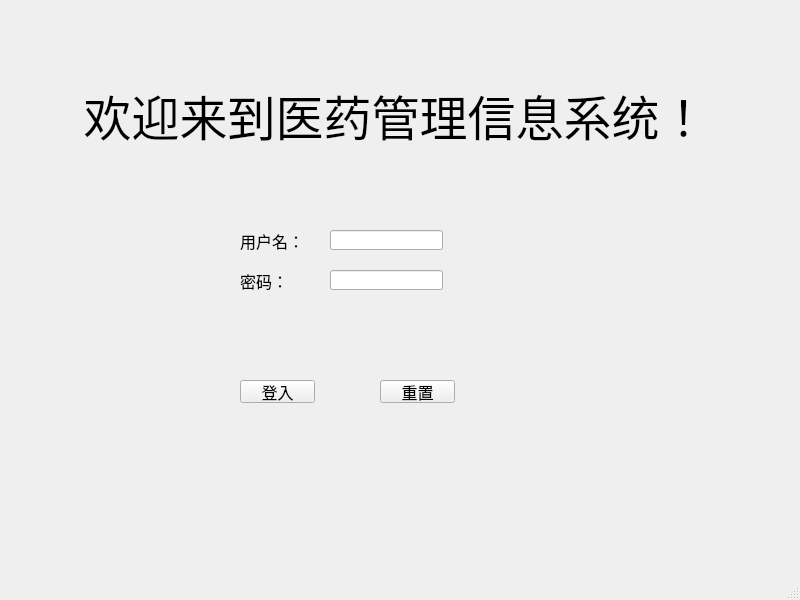
<?xml version="1.0" encoding="UTF-8"?>
<ui version="4.0">
 <class>MainWindow</class>
 <widget class="QMainWindow" name="MainWindow">
  <property name="geometry">
   <rect>
    <x>0</x>
    <y>0</y>
    <width>800</width>
    <height>600</height>
   </rect>
  </property>
  <property name="windowTitle">
   <string>医药管理系统</string>
  </property>
  <widget class="QWidget" name="centralwidget">
   <widget class="QPushButton" name="remitButton">
    <property name="geometry">
     <rect>
      <x>380</x>
      <y>380</y>
      <width>75</width>
      <height>23</height>
     </rect>
    </property>
    <property name="font">
     <font>
      <family>宋体</family>
      <pointsize>12</pointsize>
     </font>
    </property>
    <property name="text">
     <string>重置</string>
    </property>
   </widget>
   <widget class="QLabel" name="apass_label">
    <property name="geometry">
     <rect>
      <x>240</x>
      <y>270</y>
      <width>54</width>
      <height>21</height>
     </rect>
    </property>
    <property name="font">
     <font>
      <family>宋体</family>
      <pointsize>12</pointsize>
     </font>
    </property>
    <property name="text">
     <string>密码：</string>
    </property>
   </widget>
   <widget class="QPushButton" name="LoginButton">
    <property name="geometry">
     <rect>
      <x>240</x>
      <y>380</y>
      <width>75</width>
      <height>23</height>
     </rect>
    </property>
    <property name="font">
     <font>
      <family>宋体</family>
      <pointsize>12</pointsize>
     </font>
    </property>
    <property name="text">
     <string>登入</string>
    </property>
   </widget>
   <widget class="QLabel" name="title_label">
    <property name="geometry">
     <rect>
      <x>70</x>
      <y>60</y>
      <width>651</width>
      <height>111</height>
     </rect>
    </property>
    <property name="font">
     <font>
      <family>新宋体</family>
      <pointsize>36</pointsize>
     </font>
    </property>
    <property name="text">
     <string>欢迎来到医药管理信息系统！</string>
    </property>
    <property name="alignment">
     <set>Qt::AlignCenter</set>
    </property>
   </widget>
   <widget class="QLineEdit" name="Login_username">
    <property name="geometry">
     <rect>
      <x>330</x>
      <y>230</y>
      <width>113</width>
      <height>20</height>
     </rect>
    </property>
    <property name="font">
     <font>
      <family>宋体</family>
      <pointsize>12</pointsize>
     </font>
    </property>
   </widget>
   <widget class="QLineEdit" name="Login_password">
    <property name="geometry">
     <rect>
      <x>330</x>
      <y>270</y>
      <width>113</width>
      <height>20</height>
     </rect>
    </property>
    <property name="font">
     <font>
      <family>Arial</family>
      <pointsize>9</pointsize>
      <weight>50</weight>
      <italic>false</italic>
      <bold>false</bold>
     </font>
    </property>
    <property name="styleSheet">
     <string notr="true">font: 6pt &quot;Arial&quot;;
font: 9pt &quot;Arial&quot;;</string>
    </property>
    <property name="echoMode">
     <enum>QLineEdit::Password</enum>
    </property>
   </widget>
   <widget class="QLabel" name="aname_label">
    <property name="geometry">
     <rect>
      <x>240</x>
      <y>230</y>
      <width>71</width>
      <height>21</height>
     </rect>
    </property>
    <property name="font">
     <font>
      <family>宋体</family>
      <pointsize>12</pointsize>
     </font>
    </property>
    <property name="text">
     <string>用户名：</string>
    </property>
   </widget>
  </widget>
  <widget class="QMenuBar" name="menubar">
   <property name="geometry">
    <rect>
     <x>0</x>
     <y>0</y>
     <width>800</width>
     <height>23</height>
    </rect>
   </property>
  </widget>
  <widget class="QStatusBar" name="statusbar"/>
 </widget>
 <resources/>
 <connections/>
</ui>
